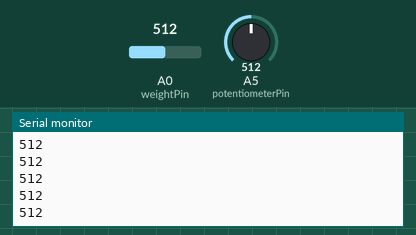
A sketch run on a simulated Arduino Uno, built with avr-gcc and run on an emulated ATmega328P. Parts: the last lines printed to the serial monitor. The inputs (shaded band) are chosen by the test bench; at power-on: A0 (weightPin) = 512, A5 (potentiometerPin) = 512.

Above: at 1.2 s.
1.3 s: A0 (weightPin) set to 716
At 2.1 s:
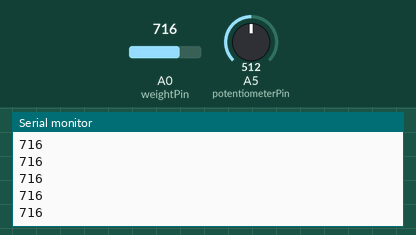
2.8 s: A0 (weightPin) set to 900
At 3.7 s:
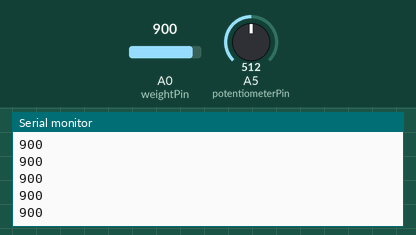
Timing chart, 0 to 5.8 s (numbered marks = the images above; inputs shaded):
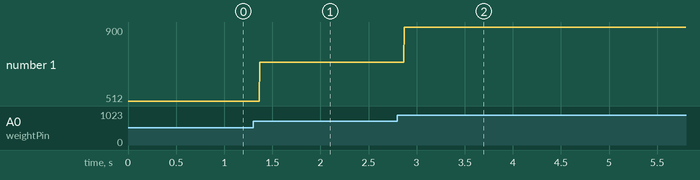

The sketch:

prototype_input.ino
```cpp
int potentiometerPin = A5;
int weightPin = A0;

int potentiometerVal = 0;
int weight = 0;

void setup() {

 Serial.begin(9600);

}

void loop() {
  potentiometerVal = analogRead(potentiometerPin);
  weight = analogRead(weightPin);

  if(potentiometerVal < 512) {

    // off
  } else {

    // on
  }

  //Serial.println("Potentiometer: ");
  //Serial.println(potentiometerVal);

  //Serial.println(" " );

  //Serial.println("Flex: ");
  Serial.println(weight);

}
```

Measured:
- after the input at 1.3 s, the serial monitor: prints a new line after 0.07 s (image 1)
- after the input at 2.8 s, the serial monitor: prints a new line after 0.07 s (image 2)
- plotted number 1: 512 → 716 after the input at 1.3 s, 716 → 900 after the input at 2.8 s
